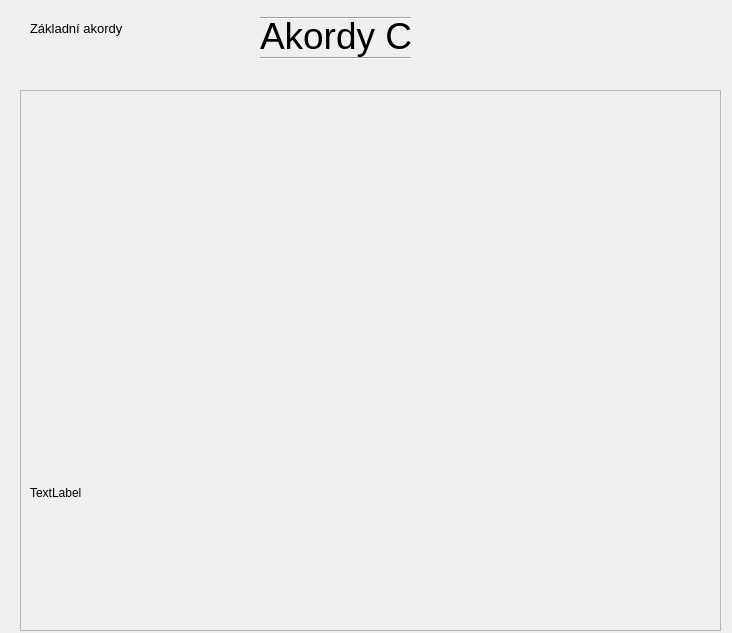
<?xml version="1.0" encoding="UTF-8"?>
<ui version="4.0">
 <class>Form</class>
 <widget class="QWidget" name="Form">
  <property name="geometry">
   <rect>
    <x>0</x>
    <y>0</y>
    <width>732</width>
    <height>633</height>
   </rect>
  </property>
  <property name="windowTitle">
   <string>Form</string>
  </property>
  <widget class="QLabel" name="label">
   <property name="geometry">
    <rect>
     <x>260</x>
     <y>0</y>
     <width>191</width>
     <height>71</height>
    </rect>
   </property>
   <property name="font">
    <font>
     <pointsize>28</pointsize>
    </font>
   </property>
   <property name="text">
    <string>Akordy C</string>
   </property>
  </widget>
  <widget class="Line" name="line_2">
   <property name="geometry">
    <rect>
     <x>260</x>
     <y>10</y>
     <width>151</width>
     <height>16</height>
    </rect>
   </property>
   <property name="orientation">
    <enum>Qt::Horizontal</enum>
   </property>
  </widget>
  <widget class="Line" name="line">
   <property name="geometry">
    <rect>
     <x>260</x>
     <y>50</y>
     <width>151</width>
     <height>16</height>
    </rect>
   </property>
   <property name="orientation">
    <enum>Qt::Horizontal</enum>
   </property>
  </widget>
  <widget class="QLabel" name="label_2">
   <property name="geometry">
    <rect>
     <x>30</x>
     <y>20</y>
     <width>101</width>
     <height>16</height>
    </rect>
   </property>
   <property name="font">
    <font>
     <pointsize>10</pointsize>
    </font>
   </property>
   <property name="text">
    <string>Základní akordy</string>
   </property>
  </widget>
  <widget class="QScrollArea" name="scrollArea">
   <property name="geometry">
    <rect>
     <x>20</x>
     <y>90</y>
     <width>701</width>
     <height>541</height>
    </rect>
   </property>
   <property name="widgetResizable">
    <bool>true</bool>
   </property>
   <widget class="QWidget" name="scrollAreaWidgetContents">
    <property name="geometry">
     <rect>
      <x>0</x>
      <y>0</y>
      <width>699</width>
      <height>539</height>
     </rect>
    </property>
    <layout class="QGridLayout" name="gridLayout">
     <item row="0" column="0">
      <widget class="QLabel" name="label_4">
       <property name="styleSheet">
        <string notr="true">background-image: url(:/newPrefix/PycharmProjects/omega/script/Main/pics/akordy12.png);</string>
       </property>
       <property name="text">
        <string/>
       </property>
      </widget>
     </item>
     <item row="1" column="0">
      <widget class="QLabel" name="label_3">
       <property name="styleSheet">
        <string notr="true">background-image: url(:/newPrefix/PycharmProjects/omega/script/Main/pics/akordy11.png);</string>
       </property>
       <property name="text">
        <string>TextLabel</string>
       </property>
      </widget>
     </item>
    </layout>
   </widget>
  </widget>
 </widget>
 <resources>
  <include location="../../../../OneDrive/Desktop/ajaj.qrc"/>
  <include location="../../../../OneDrive/Desktop/h.qrc"/>
  <include location="../../../../OneDrive/Desktop/g.qrc"/>
 </resources>
 <connections/>
</ui>
